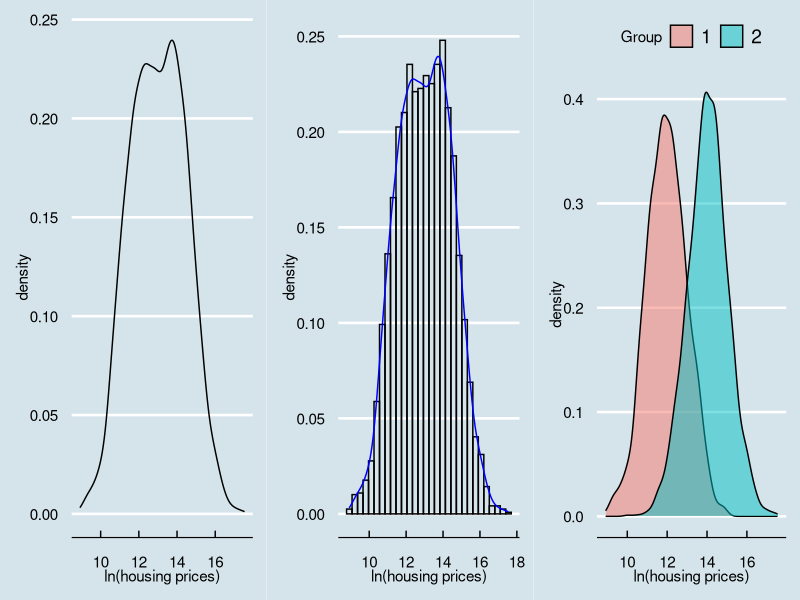

Write R code to recreate this figure.
library(ggplot2)
library(gridExtra)
library(ggthemes)
set.seed(10005)

N = 2000

xvar <- c(rnorm(N, mean = 12), rnorm(N, mean = 14))
yvar <- c(rnorm(N, mean = 13), rnorm(N, mean = 14))
zvar <- as.factor(c(rep(1, N), rep(2, N)))
xy <- data.frame(xvar, yvar, zvar)

#basic density
p1<-ggplot(xy, aes(xvar)) + geom_density() + 
  xlab("ln(housing prices)")+ theme_economist() + scale_colour_economist() 

#histogram with density line overlaid
p2<-ggplot(xy, aes(x=xvar)) + 
  geom_histogram(aes(y = ..density..), color="black", fill=NA) +
  geom_density(color="blue") + 
  xlab("ln(housing prices)")+ theme_economist() + scale_colour_economist() 

#split and color by third variable, alpha fades the color a bit
p3<-ggplot(xy, aes(xvar, fill = zvar)) + geom_density(alpha = 0.5)+ 
  xlab("ln(housing prices)") +theme_economist() + scale_colour_economist() + labs(fill="Group") 

pdf(file = "~/projects/Research_Agenda/figures/mixture.pdf", width = 8.27, height = 3)
grid.arrange(p1, p2, p3, nrow=1)
dev.off()
